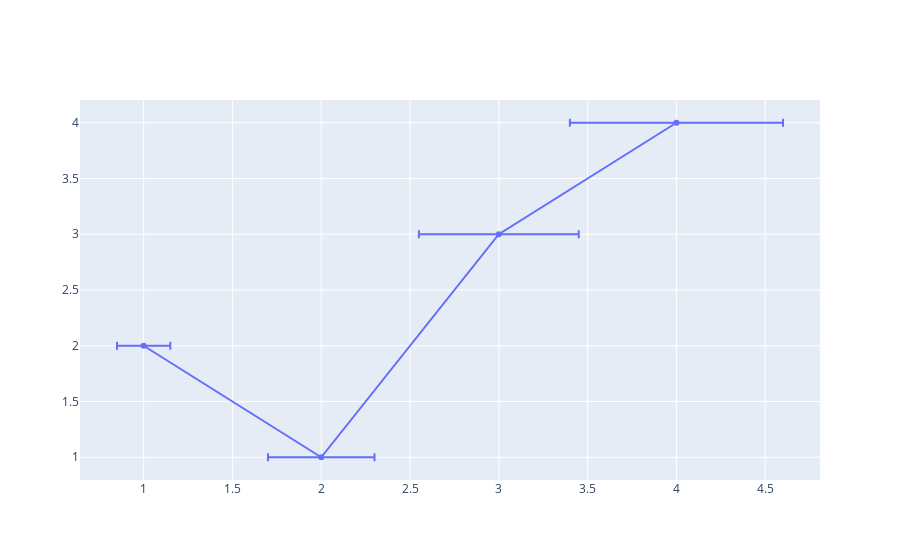

Source (notebook cell):
### Code cell
go.Figure(go.Scatter(
    x=[1, 2, 3, 4],
    y=[2, 1, 3, 4],
    error_x=dict(
        type='percent',
        value=15
    )
))

### Figure 1 — Plotly figure (JSON) as saved in the notebook; plotly's stock layout.template omitted (floating-point values rounded to 4 significant figures)
{"data": [{"error_x": {"type": "percent", "value": 15}, "type": "scatter", "x": [1, 2, 3, 4], "y": [2, 1, 3, 4]}], "layout": {}}
